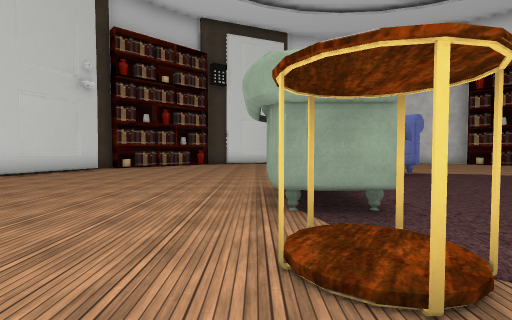
View 1 (above)

21 first-person views from a walk through a Unity game level. The camera is 1.4 m above the floor, tilts 2° down and sees 85° across. The floor is counted in squares, 2 m on a side. Each view is taken from the middle of a square. On the plan, view 1 faces up. The plan holds only what a view shows up to about 9 squares ahead; the rest is blank. The place goes on beyond the plan. The player is left out. Some animated figures are not drawn. Some surface patterns are stand-ins.

View 2
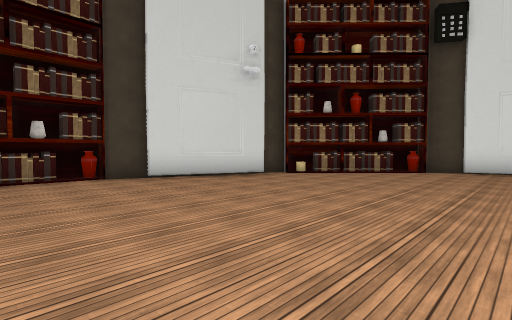

View 3
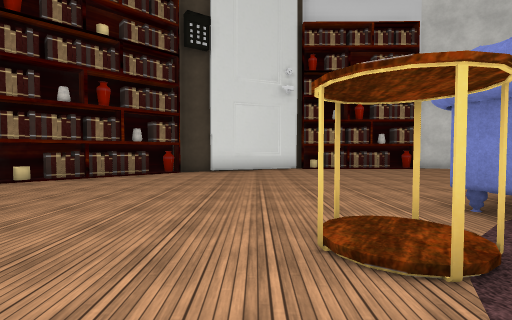

View 4
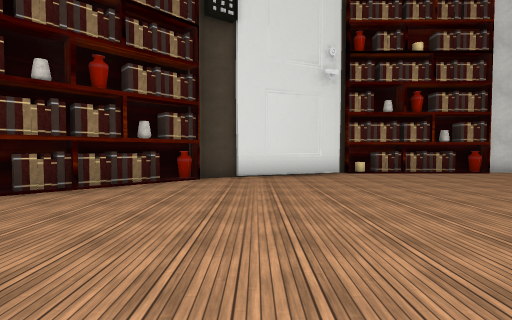

View 5
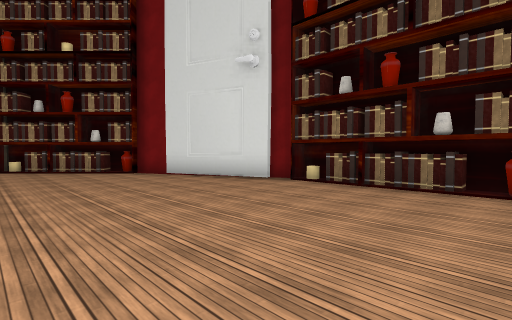

View 6
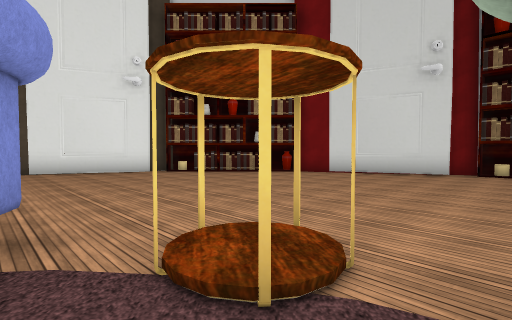

View 7
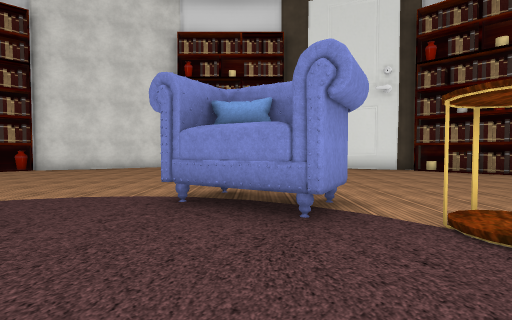

View 8
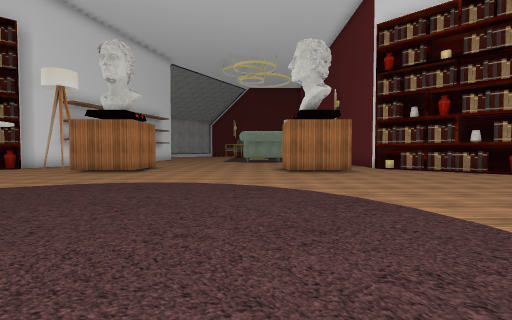

View 9
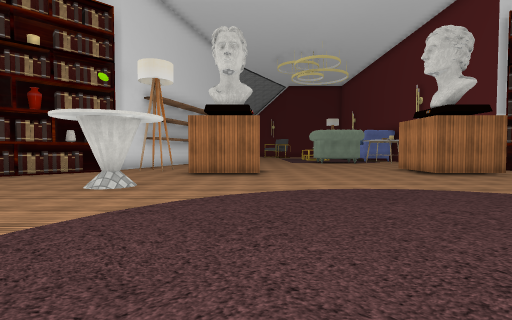

View 10
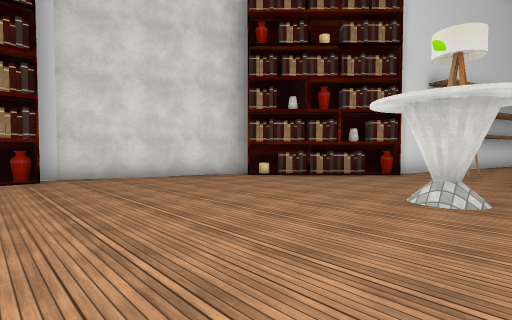

View 11
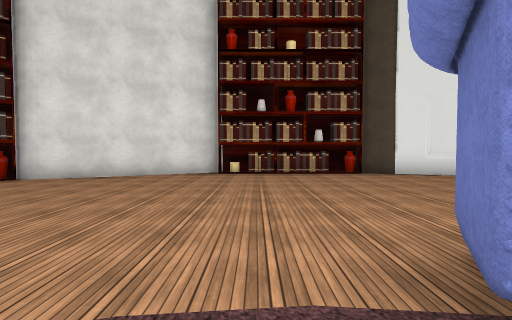

View 12
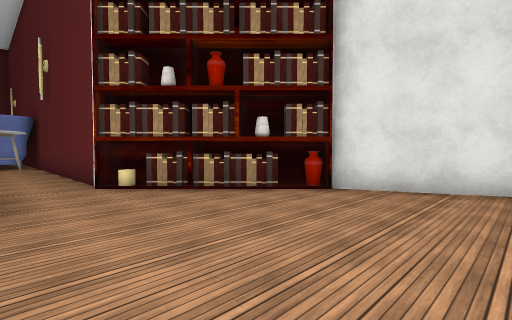

View 13
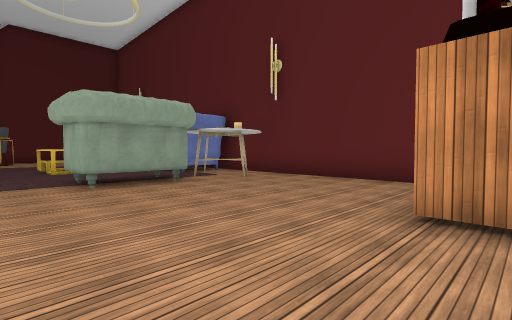

View 14
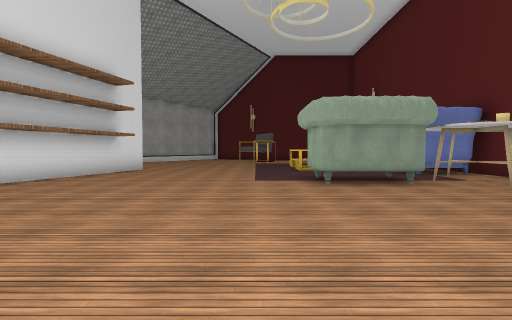

View 15
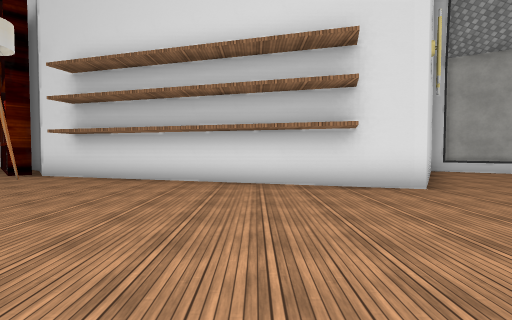

View 16
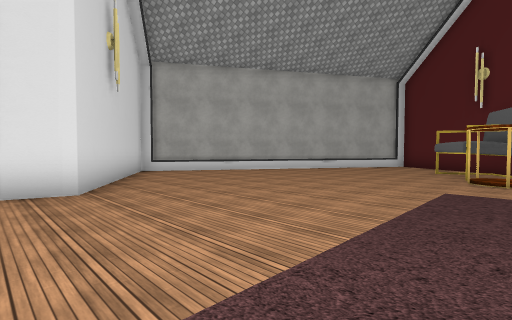

View 17
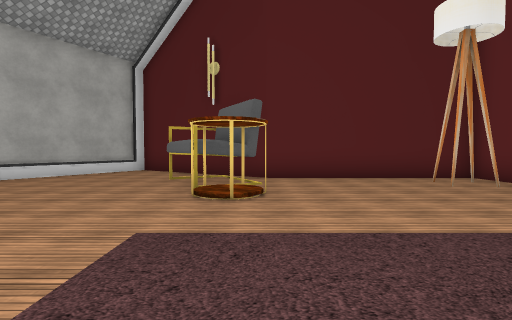

View 18
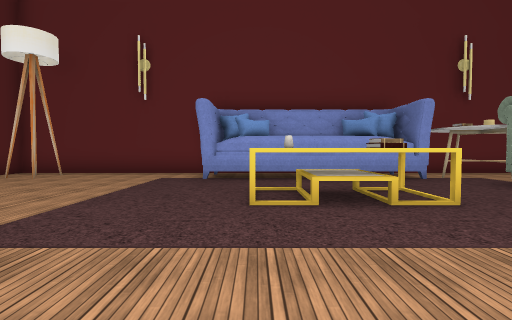

View 19
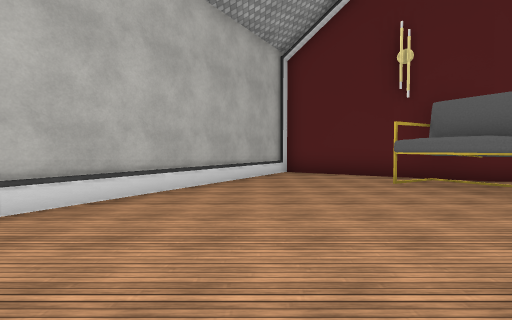

View 20
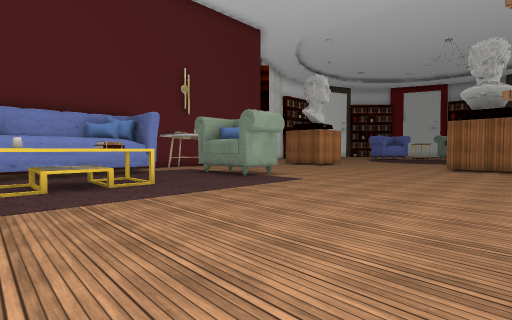

View 21
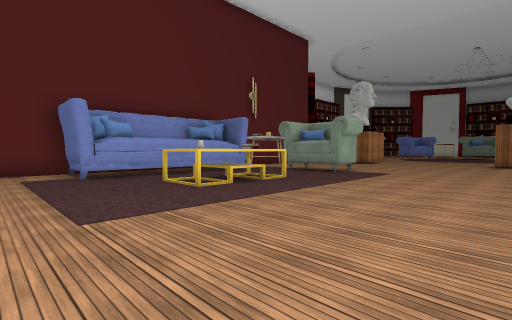

### Floor plan
Key: @ floor where view 1 was taken; # wall or solid block; x gap in a wall; . main floor; : floor 0.25 m higher than the main floor; = window, fence, low wall or low ledge; T table; B bookshelf; L lamp; S shelf; P pillow; O other object.
Columns run from 8 left of view 1 to 35 right of it. Each row starts with its distance up from view 1.
 16          #########
 15       ####.......###
 14     ###............##
 13    ##B.............B##
 12   ##B...............B##          #.==
 11   #B.................B###       ##...=##
 10   #...................L..####  ##.....==#
  9  ##......... ....O..........####........==#
  8  #.......T.##.......# ....................=#
  7 ##......T:T.........##.....................#
  6 #...................##.....................#
  5 #........#..............................#.##
  4 #........ .............................####
  3 #.....................................T#.#
  2 #.......TT.................##..STO.......#
  1 ##.......#.#........##.....P#............#
  0  #......@.###.......# .....T.............#
 -1  #..................# .....TT####PP....Lx#
 -2  ##........................T #    #......#
 -3   #B.................B########    ########
 -4   ##B...............B##
 -5    ##B.............B##
 -6     ###...........###
 -7       ####.....####
 -8          #######

Positions as (right, up) in squares from view 1, and headings:
1: (0, 0), facing up
2: (0, 4), facing up-left
3: (0, 5), facing up
4: (-1, 7), facing up
5: (-2, 6), facing down-left
6: (2, 3), facing down-left
7: (3, 4), facing down
8: (3, 2), facing right
9: (4, 6), facing right
10: (5, 8), facing up-right
11: (5, 1), facing down
12: (8, -1), facing down-right
13: (13, 4), facing down-right
14: (13, 4), facing right
15: (20, 3), facing up
16: (22, 3), facing up-right
17: (25, 3), facing right
18: (25, 6), facing down
19: (26, 8), facing right
20: (25, 8), facing down-left
21: (28, 7), facing down-left
